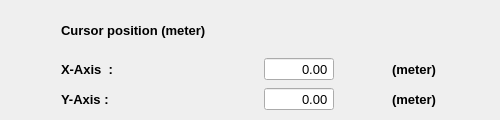
  <widget class="QDockWidget" name="image_meter_control_dockwidget">
   <property name="minimumSize">
    <size>
     <width>500</width>
     <height>120</height>
    </size>
   </property>
   <property name="maximumSize">
    <size>
     <width>500</width>
     <height>120</height>
    </size>
   </property>
   <property name="font">
    <font>
     <pointsize>10</pointsize>
    </font>
   </property>
   <property name="floating">
    <bool>false</bool>
   </property>
   <property name="windowTitle">
    <string>Cursor control (meter)</string>
   </property>
   <attribute name="dockWidgetArea">
    <number>2</number>
   </attribute>
   <widget class="QWidget" name="dockWidgetContents_7">
    <layout class="QGridLayout" name="gridLayout_3">
     <item row="0" column="0">
      <widget class="QLabel" name="cursor_position_2">
       <property name="font">
        <font>
         <pointsize>10</pointsize>
         <weight>75</weight>
         <bold>true</bold>
        </font>
       </property>
       <property name="text">
        <string>Cursor position (meter)</string>
       </property>
      </widget>
     </item>
     <item row="1" column="0">
      <widget class="QLabel" name="xAxisLabel_2">
       <property name="sizePolicy">
        <sizepolicy hsizetype="Fixed" vsizetype="Preferred">
         <horstretch>0</horstretch>
         <verstretch>0</verstretch>
        </sizepolicy>
       </property>
       <property name="font">
        <font>
         <pointsize>10</pointsize>
         <weight>75</weight>
         <bold>true</bold>
        </font>
       </property>
       <property name="text">
        <string>X-Axis  :</string>
       </property>
       <property name="scaledContents">
        <bool>false</bool>
       </property>
      </widget>
     </item>
     <item row="1" column="1">
      <widget class="ScienDSpinBox" name="x_current_InputWidget_meter">
       <property name="sizePolicy">
        <sizepolicy hsizetype="Expanding" vsizetype="Fixed">
         <horstretch>0</horstretch>
         <verstretch>0</verstretch>
        </sizepolicy>
       </property>
       <property name="minimumSize">
        <size>
         <width>70</width>
         <height>0</height>
        </size>
       </property>
       <property name="maximumSize">
        <size>
         <width>50</width>
         <height>16777215</height>
        </size>
       </property>
       <property name="mouseTracking">
        <bool>true</bool>
       </property>
       <property name="focusPolicy">
        <enum>Qt::WheelFocus</enum>
       </property>
       <property name="acceptDrops">
        <bool>true</bool>
       </property>
       <property name="toolTip">
        <string>&lt;html&gt;&lt;head/&gt;&lt;body&gt;&lt;p&gt;&lt;span style=&quot; font-size:10pt; font-weight:600;&quot;&gt;X-position&lt;/span&gt;&lt;/p&gt;&lt;/body&gt;&lt;/html&gt;</string>
       </property>
       <property name="alignment">
        <set>Qt::AlignRight|Qt::AlignTrailing|Qt::AlignVCenter</set>
       </property>
       <property name="buttonSymbols">
        <enum>QAbstractSpinBox::NoButtons</enum>
       </property>
       <property name="accelerated">
        <bool>true</bool>
       </property>
       <property name="decimals">
        <number>2</number>
       </property>
       <property name="minimum">
        <double>-999999999999.000000000000000</double>
       </property>
       <property name="maximum">
        <double>999999999999.000000000000000</double>
       </property>
       <property name="singleStep">
        <double>0.010000000000000</double>
       </property>
       <property name="value">
        <double>0.000000000000000</double>
       </property>
      </widget>
     </item>
     <item row="1" column="2">
      <widget class="QLabel" name="cursor_y_size_unit_label">
       <property name="sizePolicy">
        <sizepolicy hsizetype="Fixed" vsizetype="Preferred">
         <horstretch>0</horstretch>
         <verstretch>0</verstretch>
        </sizepolicy>
       </property>
       <property name="font">
        <font>
         <pointsize>10</pointsize>
         <weight>75</weight>
         <bold>true</bold>
        </font>
       </property>
       <property name="text">
        <string>(meter)</string>
       </property>
      </widget>
     </item>
     <item row="2" column="0">
      <widget class="QLabel" name="yAxisLabel_2">
       <property name="sizePolicy">
        <sizepolicy hsizetype="Fixed" vsizetype="Preferred">
         <horstretch>0</horstretch>
         <verstretch>0</verstretch>
        </sizepolicy>
       </property>
       <property name="font">
        <font>
         <pointsize>10</pointsize>
         <weight>75</weight>
         <bold>true</bold>
        </font>
       </property>
       <property name="text">
        <string>Y-Axis :</string>
       </property>
      </widget>
     </item>
     <item row="2" column="1">
      <widget class="ScienDSpinBox" name="y_current_InputWidget_meter">
       <property name="sizePolicy">
        <sizepolicy hsizetype="Expanding" vsizetype="Fixed">
         <horstretch>0</horstretch>
         <verstretch>0</verstretch>
        </sizepolicy>
       </property>
       <property name="minimumSize">
        <size>
         <width>70</width>
         <height>0</height>
        </size>
       </property>
       <property name="maximumSize">
        <size>
         <width>50</width>
         <height>16777215</height>
        </size>
       </property>
       <property name="mouseTracking">
        <bool>true</bool>
       </property>
       <property name="focusPolicy">
        <enum>Qt::WheelFocus</enum>
       </property>
       <property name="acceptDrops">
        <bool>true</bool>
       </property>
       <property name="toolTip">
        <string>&lt;html&gt;&lt;head/&gt;&lt;body&gt;&lt;p&gt;&lt;span style=&quot; font-size:10pt; font-weight:600;&quot;&gt;X-position&lt;/span&gt;&lt;/p&gt;&lt;/body&gt;&lt;/html&gt;</string>
       </property>
       <property name="alignment">
        <set>Qt::AlignRight|Qt::AlignTrailing|Qt::AlignVCenter</set>
       </property>
       <property name="buttonSymbols">
        <enum>QAbstractSpinBox::NoButtons</enum>
       </property>
       <property name="accelerated">
        <bool>true</bool>
       </property>
       <property name="decimals">
        <number>2</number>
       </property>
       <property name="minimum">
        <double>-1000.000000000000000</double>
       </property>
       <property name="maximum">
        <double>1000.000000000000000</double>
       </property>
       <property name="singleStep">
        <double>0.010000000000000</double>
       </property>
      </widget>
     </item>
     <item row="2" column="2">
      <widget class="QLabel" name="cursor_y_size_unit_label_2">
       <property name="sizePolicy">
        <sizepolicy hsizetype="Fixed" vsizetype="Preferred">
         <horstretch>0</horstretch>
         <verstretch>0</verstretch>
        </sizepolicy>
       </property>
       <property name="font">
        <font>
         <pointsize>10</pointsize>
         <weight>75</weight>
         <bold>true</bold>
        </font>
       </property>
       <property name="text">
        <string>(meter)</string>
       </property>
      </widget>
     </item>
    </layout>
   </widget>
  </widget>
